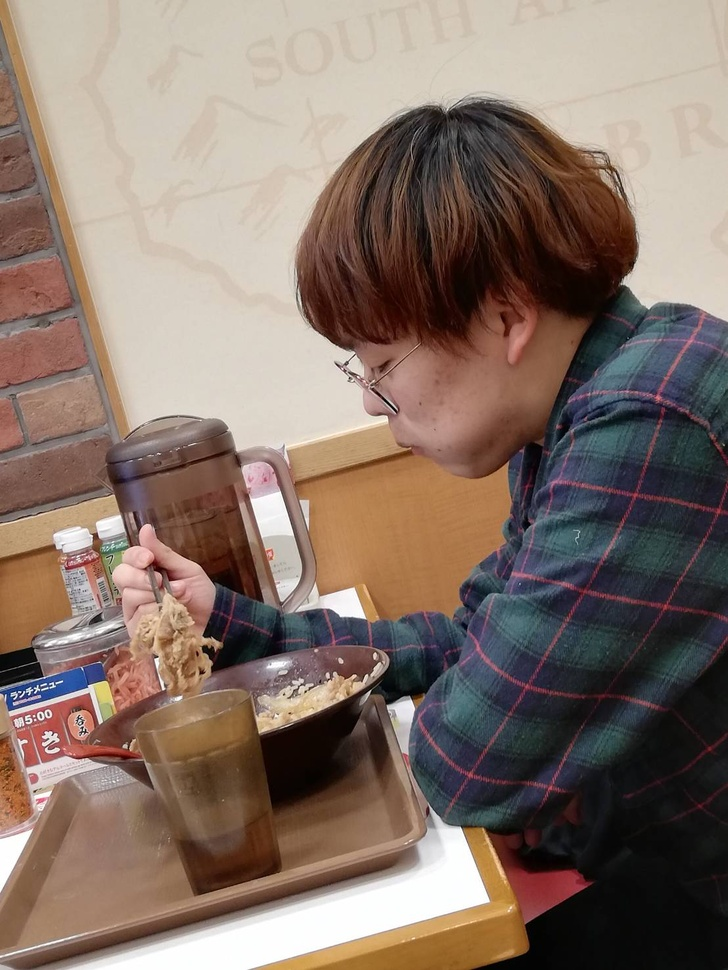
#> input picture python/opencv_rotate/sample.jpg, 728 x 970 px, shrunk from 1108 x 1477 before the run
$ python main.py
#> lines starting #> are read from the running program, lines starting #| are printed output that depends on the picture
import cv2
import matplotlib.pyplot as plt
import numpy as np

img_bgr = cv2.imread('sample.jpg')
#> img_bgr is the input picture: shape (970, 728, 3); mean B, G, R 104.7, 115.1, 133.2
img_rgb = cv2.cvtColor(img_bgr, cv2.COLOR_BGR2RGB)

# cv2.getRotationMatrix2D(回転の中心, 回転角度, 倍率)
mat = cv2.getRotationMatrix2D(tuple(np.array(img_rgb.shape[:2]) / 2), 45, 1.0)
# cv2.warpAffine(画像, 変換行列, 画像サイズ)
img_rotate = cv2.warpAffine(img_rgb, mat, img_rgb.shape[:2])
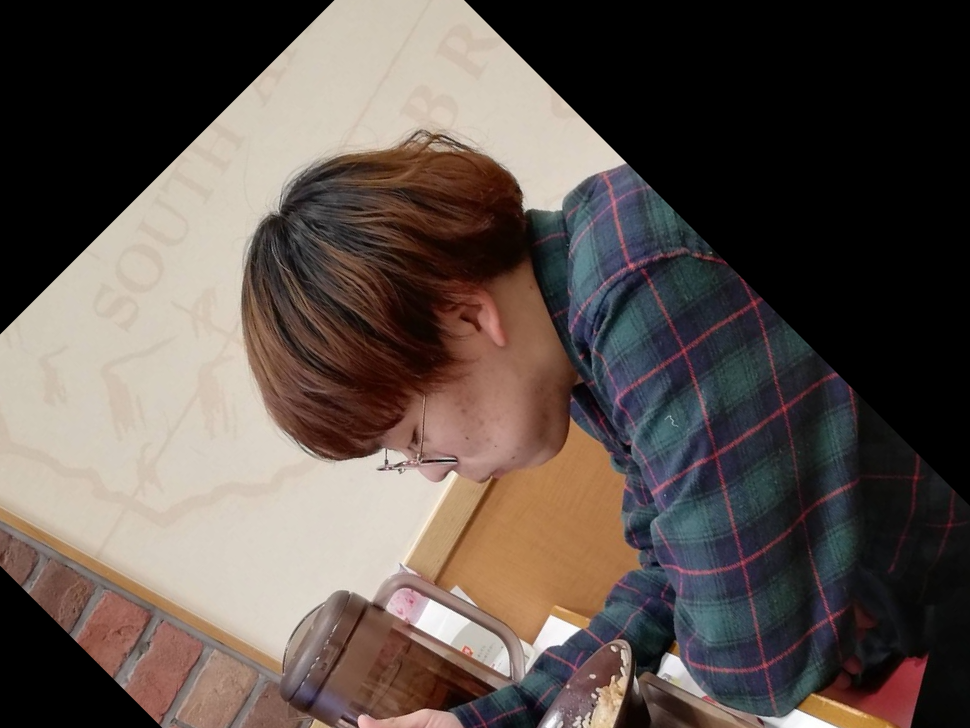
#> img_rotate: shape (728, 970, 3); mean R, G, B 93.1, 82, 76

plt.imshow(img_rotate)
plt.show()
